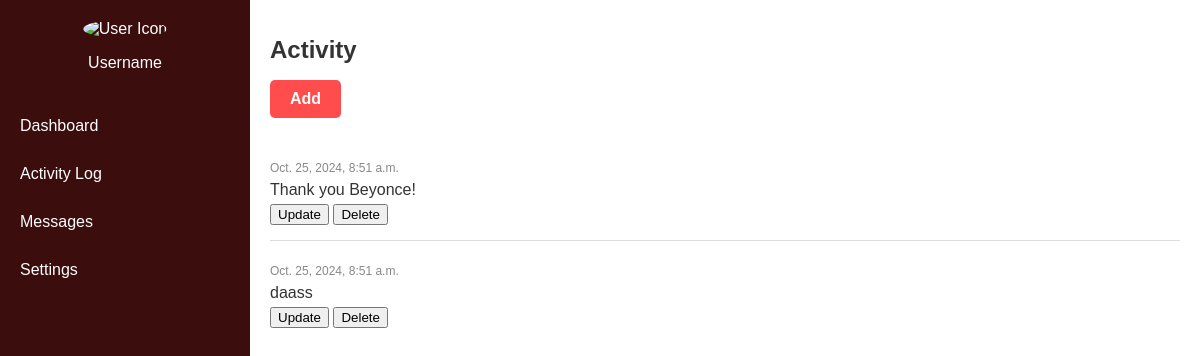
Before: /activity with the older database file.
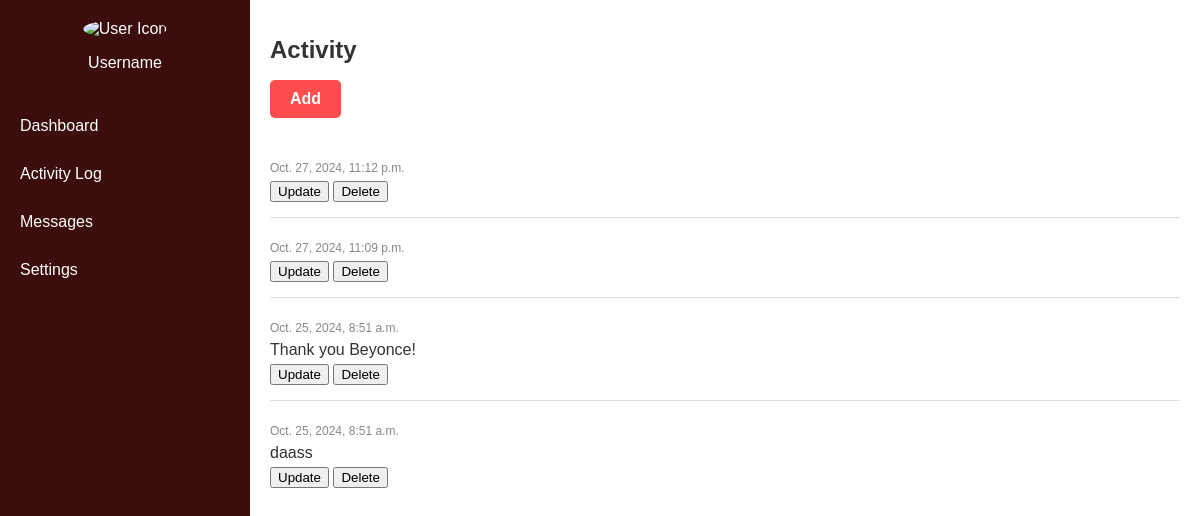
After: the same page with the newer database file.
### activity_logs/models.py (models this page shows, shortened)
class Activity(models.Model):
    user = models.CharField(max_length=500)
    message = models.TextField()
    timestamp = models.DateTimeField(auto_now_add=True)

### activity_logs/views.py (the view)
# urls.py: path('', views.activity_list, name='activity_list'),
def activity_list(request):
    activities = Activity.objects.all().order_by('-timestamp')
    return render(request, 'activity_list.html', {'activities': activities})

### activity_logs/templates/activity_list.html (shortened to what this page needs)
<!DOCTYPE html>
<html lang="en">
<head>
    {% load static %}
    <link rel="stylesheet" href="{% static 'css/styles.css' %}">
</head>
<body>
    <div class="container">
        <div class="sidebar">
            <div class="logo">
                <img src="path/to/user/icon.png" alt="User Icon">
                <p>Username</p>
            </div>
            <nav>
                <ul>
                    <li><a href="#">Dashboard</a></li>
                    <li><a href="#">Activity Log</a></li>
                    <li><a href="#">Messages</a></li>
                    <li><a href="#">Settings</a></li>
                </ul>
            </nav>
        </div>
        <div class="main-content">
            <h1>Activity</h1>
            <a href="{% url 'add_activity' %}" class="add-button">Add</a>
            <div class="activity-log">
                {% for activity in activities %}
                    <div class="activity-item">
                        <p><strong>{{ activity.user }}</strong> <span class="timestamp">{{ activity.timestamp }}</span></p>
                        <p>{{ activity.message }}</p>
                        <form action="{% url 'update_activity' activity.id %}" method="get" style="display: inline;">
                            <button type="submit">Update</button>
                        </form>
                        <form action="{% url 'delete_activity' activity.id %}" method="post" style="display: inline;">
                            <button type="submit">Delete</button>
                        </form>
                    </div>
                {% endfor %}
            </div>
        </div>
    </div>
</body>
</html>

### activity_logs/static/css/styles.css (style rules this page uses)
body { font-family: Arial, sans-serif; margin: 0; background-color: #f0f0f0; color: #333; }
.container { display: flex; }
.sidebar { width: 250px; background-color: #3c0d0d; color: white; padding-top: 20px; min-height: 100vh; }
.sidebar .logo { text-align: center; margin-bottom: 30px; }
.sidebar .logo img { border-radius: 50%; width: 50px; height: 50px; }
.sidebar nav ul { list-style-type: none; padding: 0; }
.sidebar nav ul li { padding: 15px 20px; }
.sidebar nav ul li a { color: white; text-decoration: none; display: block; }
.main-content { flex-grow: 1; padding: 20px; background-color: #ffffff; }
.main-content h1 { font-size: 24px; }
.activity-log { margin-top: 20px; }
.activity-log .activity-item { border-bottom: 1px solid #ddd; padding: 15px 0; }
.activity-log .activity-item:last-child { border-bottom: none; }
.activity-log .activity-item p { margin: 5px 0; }
.activity-log .timestamp { color: #888; font-size: 12px; }
.add-button { display: inline-block; background-color: #ff4d4d; color: white; padding: 10px 20px; text-decoration: none; border-radius: 5px; font-weight: bold; }
.timestamp { color: #888; font-size: 12px; }

Changed rows visible on the page:
added Activity: timestamp "Oct. 27, 2024, 11:12 p.m."
added Activity: timestamp "Oct. 27, 2024, 11:09 p.m."
